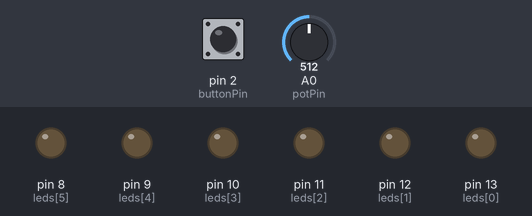
Bench run of a sketch on a simulated Arduino Uno, built with avr-gcc and run on an emulated ATmega328P. On the bench: output pins drawn as LEDs (lit = HIGH). The inputs (shaded band) are chosen by the test bench; at power-on: pin 2 (buttonPin) HIGH, A0 (potPin) = 512.

Above: at 1.2 s.
1.3 s: pin 2 (buttonPin) pulled LOW for 0.15 s
At 2.0 s:
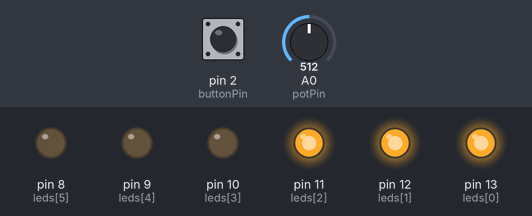
3.0 s: A0 (potPin) set to 668
4.5 s: A0 (potPin) set to 695
At 5.5 s:
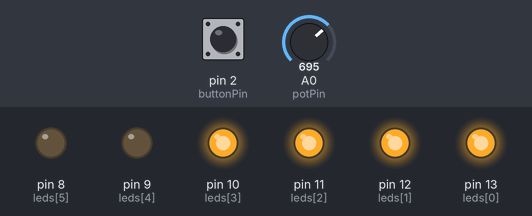
6.0 s: A0 (potPin) set to 511
At 6.6 s:
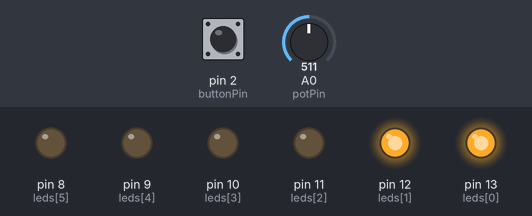
7.5 s: A0 (potPin) set to 358
9.0 s: A0 (potPin) set to 324
At 10.1 s:
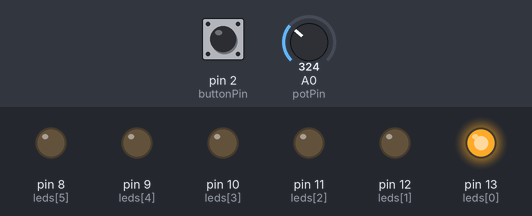
Timing chart, 0 to 11.5 s (numbered marks = the images above; inputs shaded):
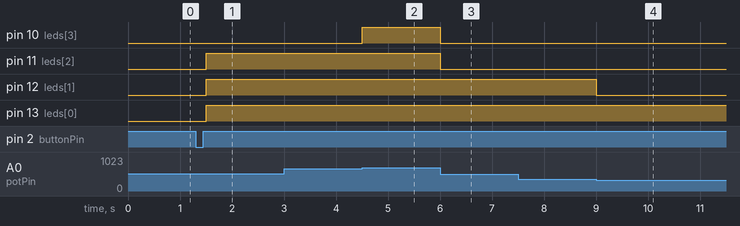

The sketch:

super_stantia1.ino
```cpp
const int buttonPin = 2;
const int potPin = A0;

const int leds[] = {13, 12, 11, 10, 9, 8};
const int totalLEDs = 6;

bool systemOn = false;
bool lastButtonState = HIGH;

void setup()
{
  pinMode(buttonPin, INPUT_PULLUP);

  for (int i = 0; i < totalLEDs; i++)
  {
    pinMode(leds[i], OUTPUT);
    digitalWrite(leds[i], LOW);
  }

  Serial.begin(9600);
}

void loop()
{
  bool buttonState = digitalRead(buttonPin);

  // Toggle only when button is pressed
  if (lastButtonState == HIGH && buttonState == LOW)
  {
    systemOn = !systemOn;
    delay(200);   // Simple debounce
  }

  lastButtonState = buttonState;

  if (!systemOn)
  {
    // Turn OFF all LEDs
    for (int i = 0; i < totalLEDs; i++)
    {
      digitalWrite(leds[i], LOW);
    }

    return;
  }

  // Read potentiometer
  int value = analogRead(potPin);

  // Convert 0-1023 to 0-6 LEDs
  int level = map(value, 0, 1023, 0, totalLEDs);

  // Turn LEDs ON/OFF
  for (int i = 0; i < totalLEDs; i++)
  {
    if (i < level)
      digitalWrite(leds[i], HIGH);
    else
      digitalWrite(leds[i], LOW);
  }
}
```

Measured:
- the behaviour switches between 681 and 682 on A0 (potPin) (found by bisection; images 1 and 2)
- the behaviour switches between 341 and 340 on A0 (potPin) (found by bisection; images 3 and 4)
- after the input at 1.3 s, pin 11 (leds[2]), pin 12 (leds[1]), pin 13 (leds[0]): LOW → HIGH after 0.20 s
- after the input at 3.0 s, every drawn part: stays the same
- after the input at 4.5 s, pin 10 (leds[3]): LOW → HIGH at once
- after the input at 6.0 s, pin 10 (leds[3]), pin 11 (leds[2]): HIGH → LOW at once
- after the input at 7.5 s, every drawn part: stays the same
- after the input at 9.0 s, pin 12 (leds[1]): HIGH → LOW at once
